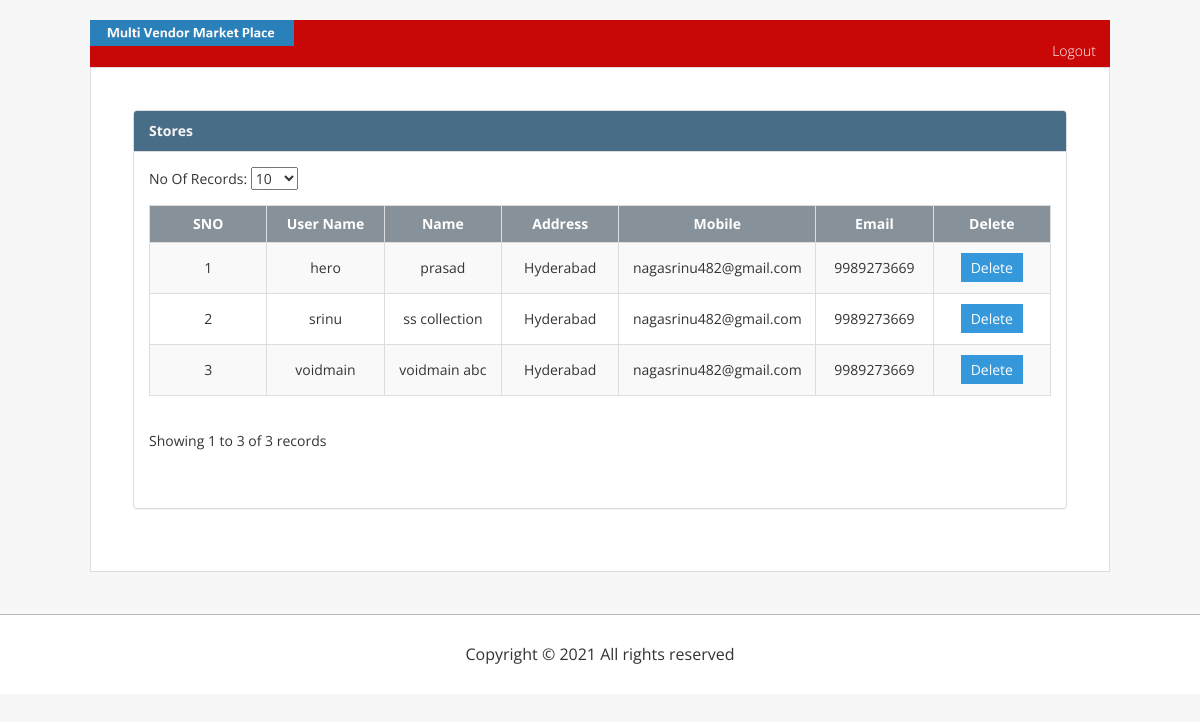
Screenshot of /viewstores.php (signed in) with the database file from the repository.
### tables this page shows
CREATE TABLE IF NOT EXISTS `stores` (
  `username` varchar(50) NOT NULL,
  `name` varchar(50) NOT NULL,
  `address` varchar(500) NOT NULL,
  `mobile` varchar(10) NOT NULL,
  `email` varchar(50) NOT NULL,
  PRIMARY KEY (`username`)
);

### viewstores.php (the view, shortened to what this page needs)
<?php include('includes/header.php'); ?>
<?php include('includes/config.php'); ?>
<?php require_once('includes/Pagination.class.php');
$count = mysqli_query($con, "SELECT * FROM  stores");
$total_rows = mysqli_num_rows($count);
$page = isset($_GET['page']) ? ((int) $_GET['page']) : 1;
$per_page = $_SESSION['perpage'];
$page = ($page == 0) ? 1 : $page;
$row_start = abs(($page - 1) * $per_page);
$sql ="SELECT * FROM  stores   LIMIT $row_start, $per_page";
$result = mysqli_query($con, $sql);
?>
<div id="page-wrapper">
	<div class="row">
		<div class="col-lg-12">
			<div class="panel panel-default">
				<div class="panel-heading">
					<strong> Stores </strong>
				</div>
				<div class="panel-body">
					<label> No Of Records: <select class="sgrid left-align"
						id="per_page" name="per_page"
						onChange="javascript:loadperpage(this);">
							<option value="10"
							<?php echo ($per_page == 10 ) ? 'selected': ''; ?>>10</option>
					</select> </label>
					<div class="table-responsive">
						<table class="table table-striped table-bordered table-hover"
							id="dataTables-example">
							<thead>
								<tr>
									<td width="10%">SNO</td>
									<td width="10%">User Name</td>
									<td width="10%">Name</td>
									<td width="10%">Address</td>
									<td width="10%">Mobile</td>
									<td width="10%">Email</td>
									<td width="10%">Delete</td>
								</tr>
							</thead>
							<tbody>
							<?php $sno=1;$i = $row_start; while($row = mysqli_fetch_assoc($result))  {  $i++;?>
								<tr>
									<td><?php echo $sno++; ?></td>
									<td><?php echo $row ['username']; ?></td>
									<td><?php echo $row ['name']; ?></td>
									<td><?php echo $row ['address']; ?></td>
									<td><?php echo $row ['email']; ?></td>
									<td><?php echo $row ['mobile']; ?></td>
									<td><a
										href="deletestore.php?username=<?php echo $row ['username']; ?>" />Delete
										</a></td>
								</tr>
								<?php
							}
							?>
							</tbody>
						</table>
						<span class="pull-left" style="margin-top: 15px; float: "> <?php
						$row_start++;
						if ($total_rows != 0) { echo "Showing $row_start to $i of $total_rows records"; }
						?>
						</span>
						<link href="css/pagination.css" rel="stylesheet">
						<span class="pull-right">
							<div class="pagination">
							</div> </span>
					</div>
				</div>
			</div>
		</div>
	</div>
</div>
</div>
</div>
								<?php include('includes/footer.php'); ?>

### includes/header.php (shortened to what this page needs)
<?php @ob_start();
$user_type = $_SESSION['user_type'];
?>
<!DOCTYPE html>
<html>
<head>
<link href="css/bootstrap.css" rel='stylesheet' type='text/css' />
<link href="css/style.css" rel="stylesheet" type="text/css" media="all" />
<link href="css/megamenu.css" rel="stylesheet" type="text/css"
	media="all" />
<link rel="stylesheet" href="css/flexslider.css" type="text/css"
	media="screen" />
</head>
<body>
	<div class="header">
		<div class="wrap">
			<div class="header-bottom">
				<div class="search">
					<div class="header-right">
						<ul>
						</ul>
					</div>
				</div>
				<div class="clearfix"></div>
			</div>
		</div>
	</div>
	<div class="wrap">
		<div class="navigation-strip">
			<a href="#"><img src="images/logo.png" class="img-responsive"
				alt="" style="display: inline-block; padding: 0 0; margin: 0 0;" />
			</a>
			<?php
			if($user_type == '1'){?>
			<div class="top-menu">
				<ul class="megamenu skyblue">
					<li><a href="logout.php">Logout</a></li>
				</ul>
			</div>
			<div class="clearfix"></div>
			<?php }  ?>
		</div>
		<section id="main">
			<div class="content">

### includes/footer.php (shortened to what this page needs)
 <div class="footer">
		<div class="wrap">
			<div class="copyright text-center">
				<p>Copyright &copy; 2021 All rights reserved</p>
			</div>
		</div>
	 </div>
</body>
</html>

### css/style.css (style rules this page uses)
body { padding:0; margin:0; font-family: 'Merriweather', serif; background:#f7f7f7; }
body a { transition:0.5s all; -webkit-transition:0.5s all; -moz-transition:0.5s all; -o-transition:0.5s all; -ms-transition:0.5s all; }
p { margin:0; }
ul { margin:0; padding:0; }
label { margin:0; }
.header-right { float:right; position:relative; }
.wrap { width:85%; margin:0 auto; }
.search { float:right; }
.navigation-strip { background:#CA0707; padding:0px; }
section .content .panel.panel-default { font-family: 'Open Sans', sans-serif; }
section .content .panel.panel-default .panel-body label { margin-bottom: 15px; }
section .content .panel.panel-default .table-responsive table thead { background-color: #869199; font-weight: 700; color: #fff; }
section .content .panel.panel-default .table-responsive table tbody tr td { padding: 15px 0; vertical-align: middle; text-align: center; }
section .content .panel.panel-default .table-responsive table tbody tr td a { padding: 5px 10px; background-color: #3498db; color: #fff; }
section .content .panel.panel-default .table-responsive .table-bordered > thead > tr > th, .table-bordered > thead > tr > td { border-bottom-width: 1px; text-align: center; }
section .content .panel.panel-default .panel-heading { color: #F7F5F5; background-color: #486D86; }
.top-menu { float:right; }
.top-menu ul li { display:inline-block; font-family: 'Open Sans', sans-serif; }
.top-menu ul li a { text-decoration:none; color:#fff; font-size: 14px; font-weight: 300; }
.navigation-strip a img { width: 20%; }
.footer { background: #fff; margin-top: 3em; border-top: 1px solid #B9B9B9; }
.copyright { padding: 2em 0; }
.copyright p { font-family: 'Open Sans', sans-serif; font-size:16px; font-weight:400; }
ul { padding: 0; list-style: none; }
label { margin-bottom: 0; font-weight: normal; width:100%; }
section#main { border: 1px solid #DDDDDD; padding:3em; background: #fff; }

### css/megamenu.css (style rules this page uses)
.megamenu { margin-bottom:0px;padding-top:15px;width:100%;list-style:none;display:inline-block;position:relative;font-size:15px }
.megamenu li { margin-bottom:-5px;display:inline }
.megamenu>li>a { float:left;padding:6px 16px;text-decoration:none;text-transform:capitalize;font-size:1em; -webkit-transition: all 0.3s ease-in-out; -moz-transition: all 0.3s ease-in-out; -o-transition: all 0.3s ease-in-out; transition: all 0.3s ease-in-out; }
.skyblue li>a,.skyblue>li.showhide span { color:#555 }
@media screen and (max-width: 1366px) { .megamenu>li>a { padding: 6px 15px; } }
@media screen and (max-width: 1280px) { .megamenu>li>a { padding: 6px 14px; } }

### css/pagination.css (style rules this page uses)
a { color: #0088cc; text-decoration: none; }
ul { padding: 0; }
.pagination { height: 36px; margin: 18px 0; }

### rows the page displays
stores: username "hero", name "prasad", address "Hyderabad", email "nagasrinu482@gmail.com", mobile "9989273669"
stores: username "srinu", name "ss collection", address "Hyderabad", email "nagasrinu482@gmail.com", mobile "9989273669"
stores: username "voidmain", name "voidmain abc", address "Hyderabad", email "nagasrinu482@gmail.com", mobile "9989273669"

### other values shown
$row_start "1"
$i "3"
$total_rows "3"
